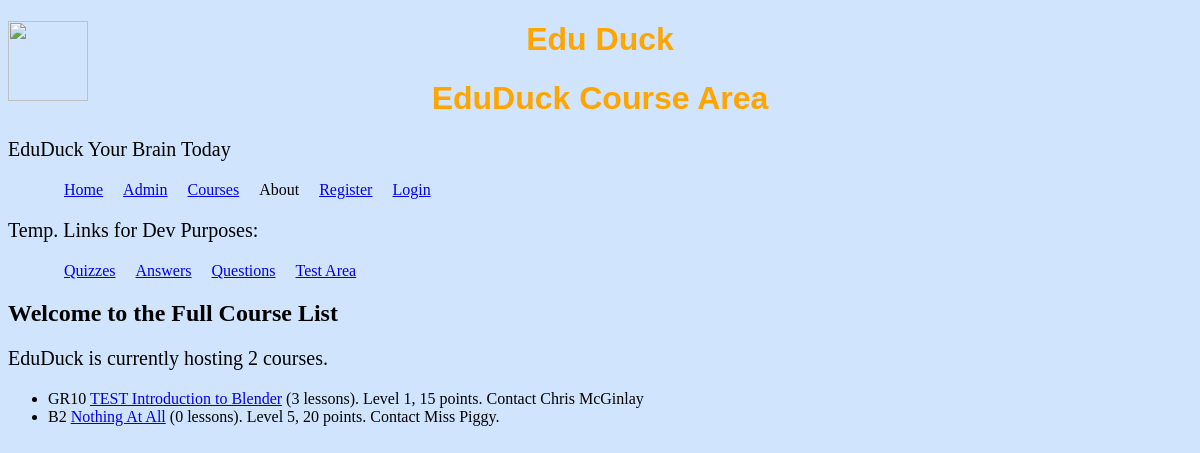
Page /courses/ on the earlier database version.
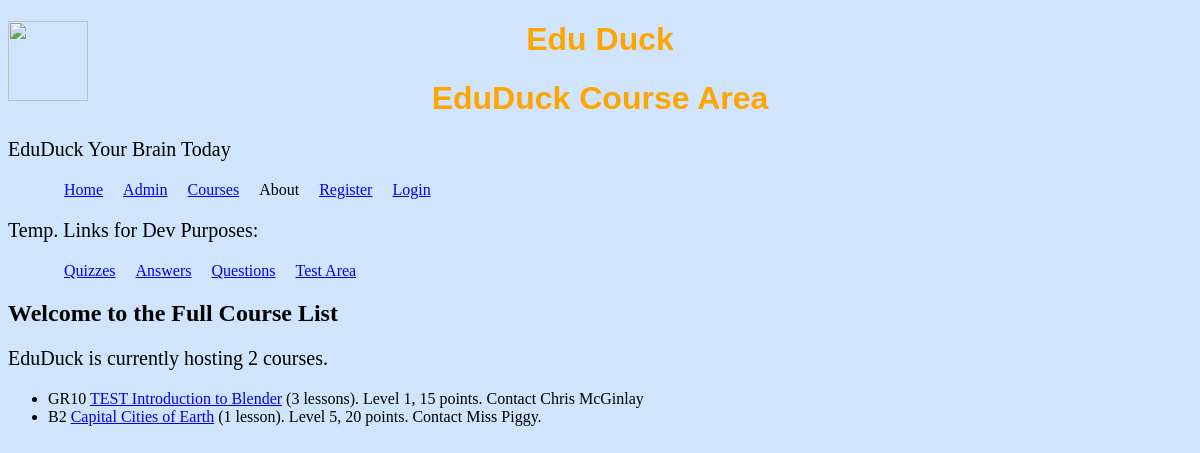
Same page on the later database version.
### courses/models.py (models this page shows, shortened)
class Course(models.Model):
    course_code = models.CharField(max_length=10)
    course_name = models.CharField(max_length=150)
    course_abstract = models.TextField()
    course_organiser = models.CharField(max_length=100)
    course_level = models.CharField(max_length=10, blank=True, null=True)
    course_credits = models.IntegerField(blank=True, null=True)

### courses/views.py (the view)
# urls.py: url(r'^courses/$', 'courses.views.index'),
def index(request):
    course_list = Course.objects.all()
    course_count = Course.objects.count
    template = 'courses/index.html'
    context_data = {'course_list':   course_list,
               'course_count':  course_count,
                   }
    context_instance = RequestContext(request)
    return render_to_response(template, context_data, context_instance)

### Templates/courses/index.html
{% extends "base.html" %}
{% block banner %}
    <h1>EduDuck Course Area</h1>
{% endblock %}
{% block content %}
    <h2>Welcome to the Full Course List</h2>
    <p>EduDuck is currently hosting {{ course_count }}
    course{{ course_count|pluralize:",s"}}.</p>
    <ul>
        {% for course in course_list %}
        <li>{{ course.course_code }}
        <a href='/courses/{{course.pk}}/'>{{ course.course_name }}</a>
        ({{ course.lesson_set.count }}
        lesson{{ course.lesson_set.count|pluralize:",s"}}).
        Level {{ course.course_level }}, {{ course.course_credits }}
        point{{course.course_credits|pluralize:",s"}}.
        Contact {{ course.course_organiser }}</li>
        {% empty %}
        <li>There are no courses yet!</li>
        {% endfor %}
    </ul>
{% endblock content%}

Differences in the rows shown:
changed Course "Miss Piggy.": course_name "Nothing At All" → "Capital Cities of Earth"; lesson_set.count "0" → "1"
